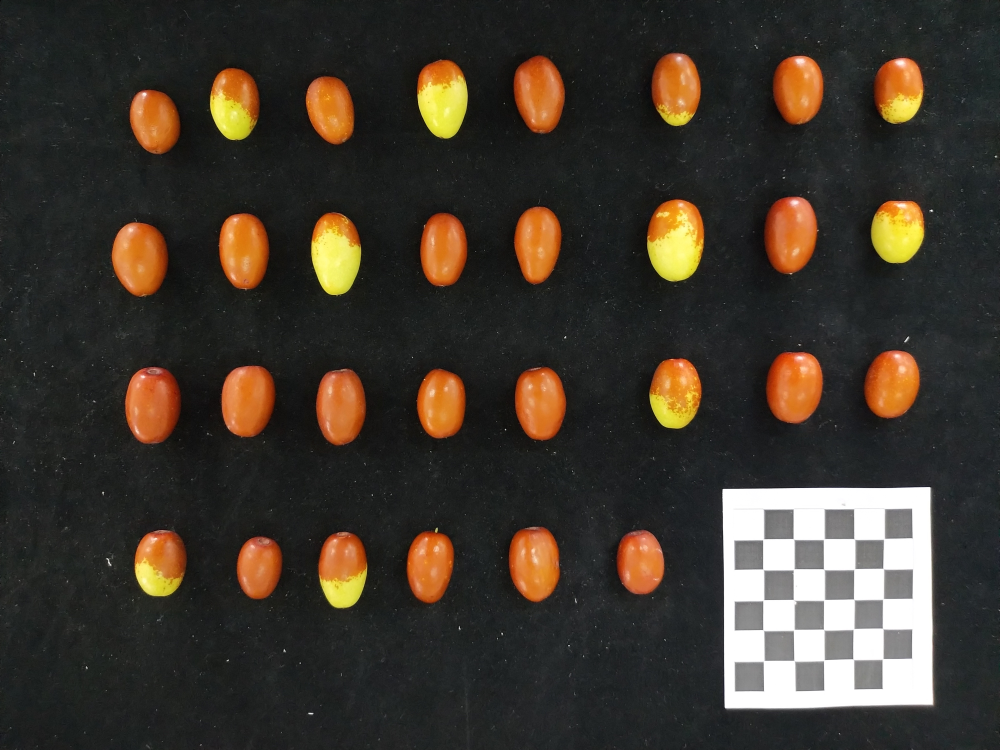
#> input picture image/black/1.jpg, 4000 x 3000 px, given as the content of the folder image/black/1.jpg, which was not available (shown at 1/4 size)
$ python -i contours_reconstruction.py   (imports and definitions only)
#> lines starting #> are read from the running program, lines starting #| are printed output that depends on the picture; after the words box and inside, x2 and y2 are one past the last pixel; in counts of white or black regions, pixels touching at a corner belong together; pictures that were not available may be replaced by others from this repository, and a replacement may not be noted
import numpy as np
import cv2 as cv
import pyefd
import os
from tqdm import tqdm
import pandas as pd


def get_reconstrution_contours(img, n):
    edge = cv.Canny(img, 100, 200)
    contours, hierachy = cv.findContours(edge, cv.RETR_EXTERNAL, cv.CHAIN_APPROX_NONE)
    contour = np.squeeze(contours)
    coeffs = pyefd.elliptic_fourier_descriptors(contour)
    coeffs = coeffs[0:n]
    locus = pyefd.calculate_dc_coefficients(contour)
    reconstrution = pyefd.reconstruct_contour(coeffs, locus, contour.shape[0])
    reconstrution = np.rint(reconstrution).astype(np.int_)
    reconstrution_contours = [reconstrution.reshape(reconstrution.shape[0], -1, reconstrution.shape[1])]
    return reconstrution_contours

# [26 lines left out: functions reconstrution_area_ratio, contour_reconstruction_single_imgsave, contour_reconstruction_batch_imgsave, not called in this run]

def overlape(path, output_path):
#> called with path = 'image/black/1.jpg', output_path = 'out.png'
    name_list = os.listdir(path)
    all_over = []  # 创建重合率列表

    for name in tqdm(name_list):  # 遍历文件
        over = []
        over.append(name)
        image = cv.imread(os.path.join(path,name), cv.IMREAD_GRAYSCALE)  # 读入原始轮廓图片
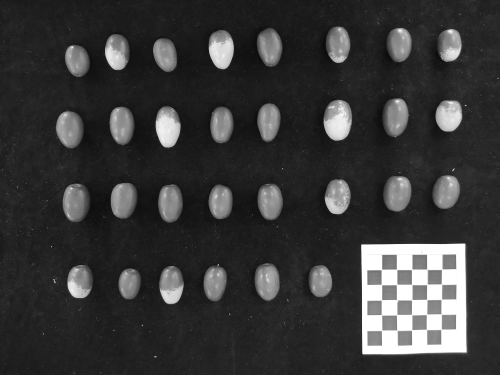
#> image: shape (3000, 4000) (shown at 1/8 size); min 0, max 255, mean 56.1
        #ret, im = cv.threshold(image, 130, 255, cv.THRESH_BINARY)
        edge_image = cv.Canny(image, 0, 250)
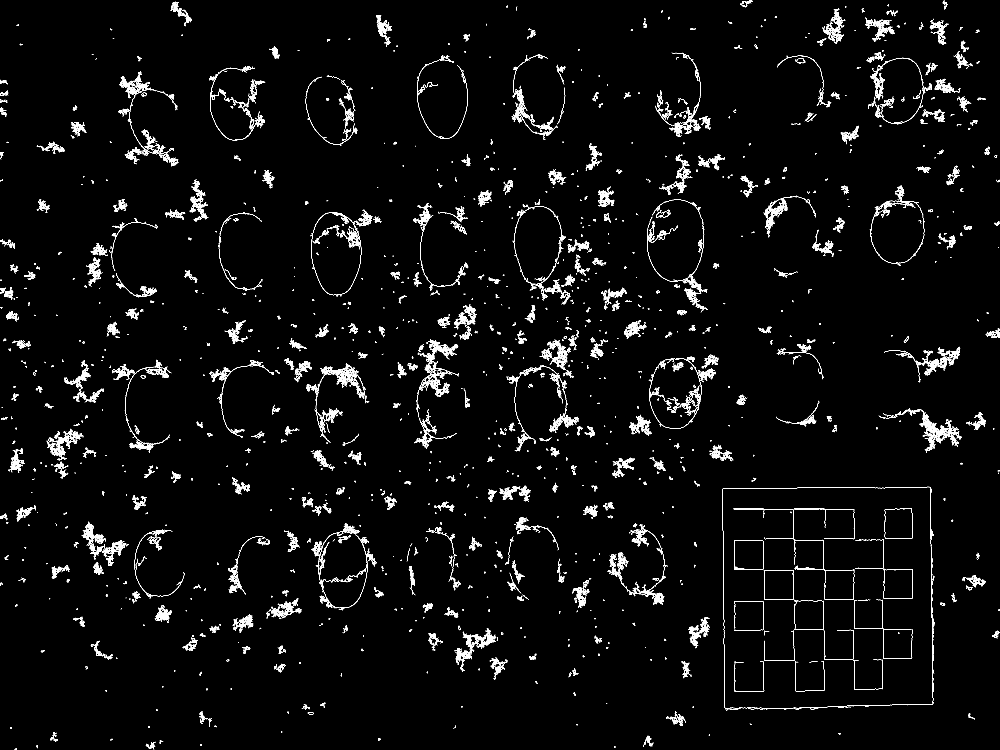
#> edge_image: shape (3000, 4000) (shown at 1/4 size); 1.9% white in thin lines or dots
        image1 = cv.imread(os.path.join(path, name))
#> image1 is the input picture: shape (3000, 4000, 3); mean B, G, R 45.1, 54.8, 62.8
        contours, hierachy = cv.findContours(edge_image, cv.RETR_EXTERNAL, cv.CHAIN_APPROX_SIMPLE)
#> contours = 1482 contours, 855 with area under 20; largest, box (x1, y1, x2, y2) and area: (3679, 1650, 3847, 1812) 2502, (2046, 343, 2215, 522) 1794, (2158, 1358, 2282, 1478) 1666, (1818, 2514, 1983, 2688) 1624, (3655, 1387, 3841, 1502) 1464
        original_area = 0
        for n in contours:#求原始轮廓面积
            original_area += cv.contourArea(n)
#> this loop made 1482 passes
#> original_area on passes 2 to 4: 33.5, 40.5, 64.5
#> after the loop, original_area = 107983

        for i in range(1, 11):#i级傅立叶系数重建，求重合率，循环
            reconstrution_contours = get_reconstrution_contours(image, i)  # 获得重建图片（不保存
            img_allblack = np.zeros_like(image)
            reconstruction = cv.drawContours(img_allblack, reconstrution_contours, -1, (255, 255, 255), -1)
            new1 = cv.addWeighted(image, 0.5, reconstruction, 0.5, 0)#原图和重建轮廓叠加
            new = (image/2) + (reconstruction/2)
            cv.imshow('new', new)
            cv.imshow('new1',new1)
            cv.imshow('re', reconstruction)

            ret, new_pic = cv.threshold(new1, 200, 255, cv.THRESH_BINARY)
            edge = cv.Canny(new_pic, 200, 255)  # 找出重合轮廓
            #cv.imshow('edge', edge)
            cv.imshow('new_pic', new_pic)
            #cv.waitKey()

            cnts_new, hierachy = cv.findContours(edge, cv.RETR_EXTERNAL, cv.CHAIN_APPROX_SIMPLE)
            #cnts_new, hierachy = cv.findContours(new_pic, cv.RETR_EXTERNAL, cv.CHAIN_APPROX_SIMPLE)

            #a = cv.drawContours(image1, cnts_new, -1, (0, 0, 255), 1)
            b = cv.drawContours(image1, cnts_new, -1, (0, 0, 255), 1)
            #cv.imshow('canny', a)
            cv.imshow('cnts', b)
            #cv.waitKey()
            area = cv.contourArea(cnts_new[0])#计算重合面积
            over_single = str(area / original_area)
            over.append(over_single)
#> this loop made 1 pass
#> pass 1, in get_reconstrution_contours, `edge = cv.Canny(img, 100, 200)`:
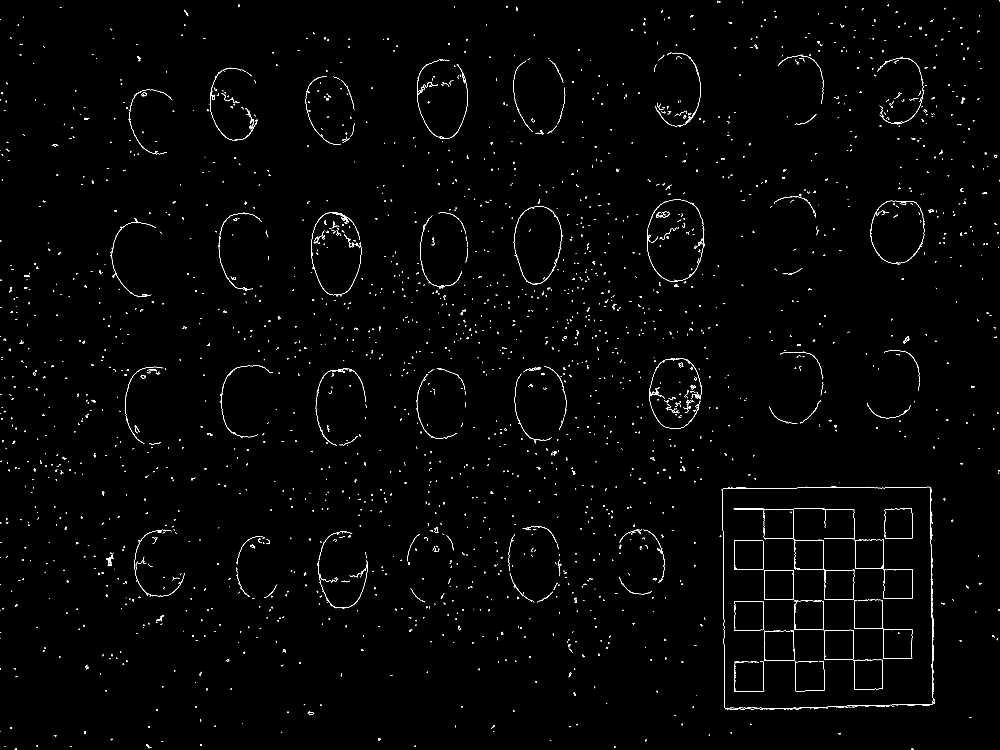
#> edge: shape (3000, 4000) (shown at 1/4 size); 0.62% white in thin lines or dots
#> after the loop, over = ['1.jpg']
        all_over.append(over)
        data = pd.DataFrame(all_over)
        data.to_csv(output_path + 'precentage.csv', sep=',', index=0, header=0)


# [14 lines left out: function percent, not called in this run]

#> (the run stopped early here; a loop or call above may not have finished)

$ run again, on image/black/2.jpg
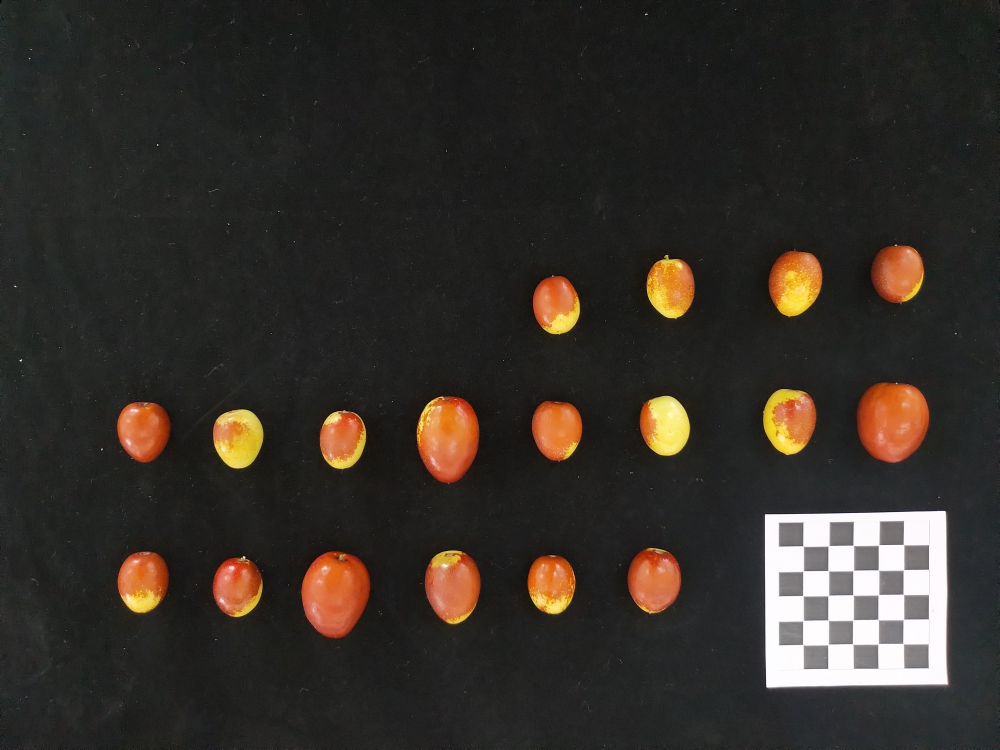
#> input picture image/black/2.jpg, 4000 x 3000 px, given as the content of the folder image/black/2.jpg, which was not available (shown at 1/4 size)
#> in overlape, `edge_image = cv.Canny(image, 0, 250)`:
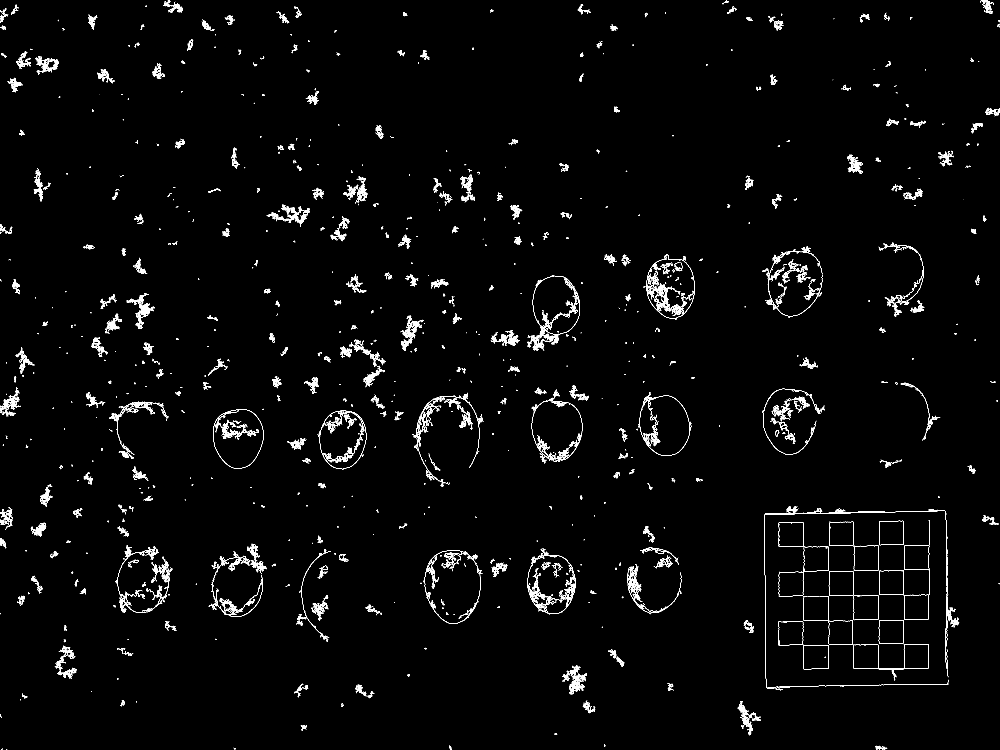
#> edge_image: shape (3000, 4000) (shown at 1/4 size); 1.3% white in thin lines or dots
#> in overlape, image1 is the input picture: shape (3000, 4000, 3); mean B, G, R 41, 46.6, 52.2
#> in overlape, `contours, hierachy = cv.findContours(edge_image, cv.RETR_EXTERNAL, cv...`: contours = 1046 contours, 627 with area under 20; largest, box (x1, y1, x2, y2) and area: (852, 1637, 1055, 1874) 37482, (3516, 2281, 3614, 2380) 9146, (3212, 2580, 3314, 2677) 9061, (2109, 1308, 2234, 1402) 1396, (2586, 1019, 2758, 1278) 1346
#> the loop in overlape, `for n in contours:#求原始轮廓面积` made 1046 passes
#> original_area on passes 3 to 5: 27.5, 103, 131
#> after the loop in overlape, `for n in contours:#求原始轮廓面积`: original_area = 119921.5
#> the loop in overlape, `for i in range(1, 11):#i级傅立叶系数重建，求重合率，循环` made 1 pass
#> pass 1, in get_reconstrution_contours, `edge = cv.Canny(img, 100, 200)`:
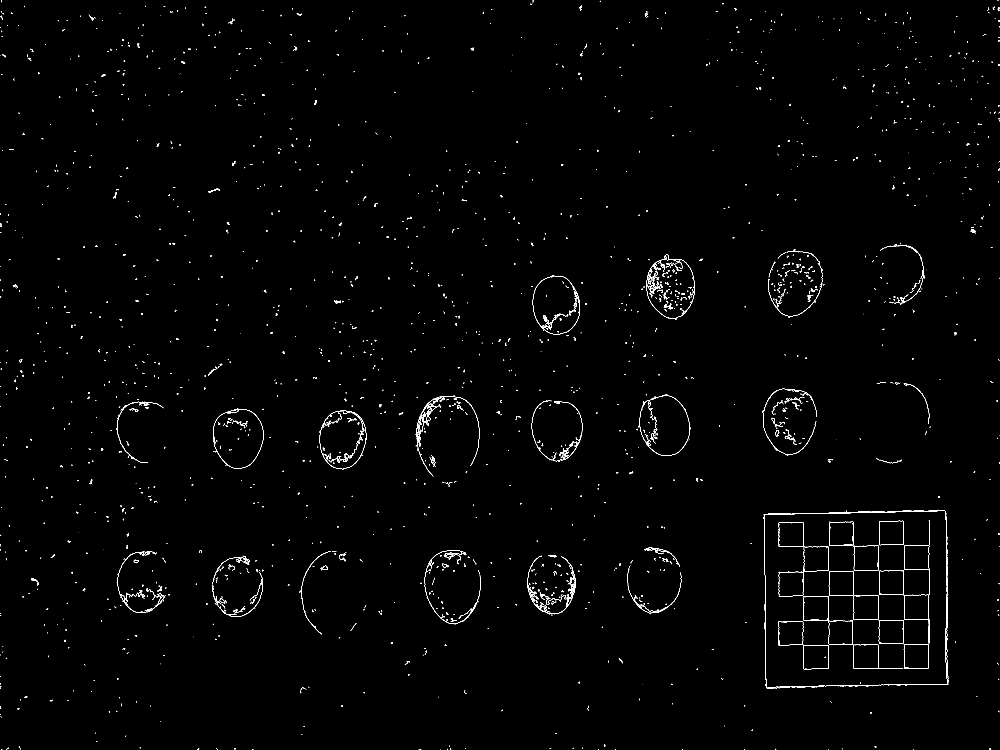
#> edge: shape (3000, 4000) (shown at 1/4 size); 0.51% white in thin lines or dots
#> after the loop in overlape, `for i in range(1, 11):#i级傅立叶系数重建，求重合率，循环`: over = ['2.jpg']

$ run again, on image/black/3.jpg
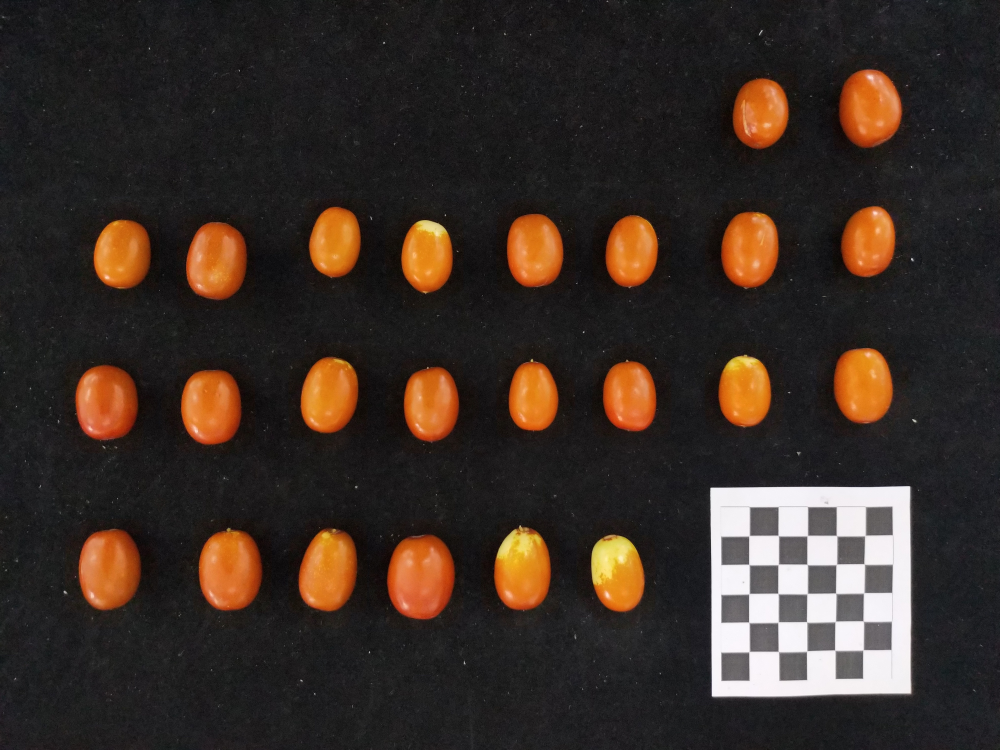
#> input picture image/black/3.jpg, 4000 x 3000 px, given as the content of the folder image/black/3.jpg, which was not available (shown at 1/4 size)
#> in overlape, `edge_image = cv.Canny(image, 0, 250)`:
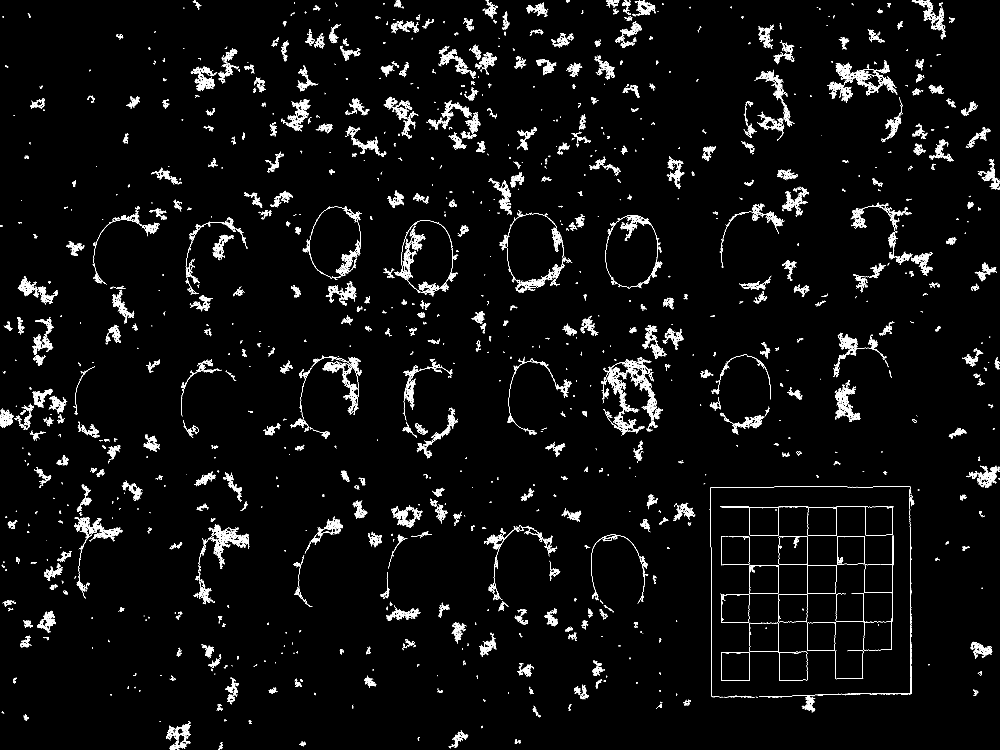
#> edge_image: shape (3000, 4000) (shown at 1/4 size); 2.2% white in thin lines or dots
#> in overlape, image1 is the input picture: shape (3000, 4000, 3); mean B, G, R 38, 45.5, 57.7
#> in overlape, `contours, hierachy = cv.findContours(edge_image, cv.RETR_EXTERNAL, cv...`: contours = 1275 contours, 680 with area under 20; largest, box (x1, y1, x2, y2) and area: (2886, 2027, 3115, 2143) 12952, (3318, 242, 3560, 412) 3657, (795, 2096, 998, 2285) 2660, (1290, 1446, 1430, 1651) 2386, (3336, 1331, 3510, 1467) 2278
#> the loop in overlape, `for n in contours:#求原始轮廓面积` made 1275 passes
#> original_area on passes 2, 4, 5: 54.5, 131.5, 152.5
#> after the loop in overlape, `for n in contours:#求原始轮廓面积`: original_area = 150265.5
#> the loop in overlape, `for i in range(1, 11):#i级傅立叶系数重建，求重合率，循环` made 1 pass
#> pass 1, in get_reconstrution_contours, `edge = cv.Canny(img, 100, 200)`:
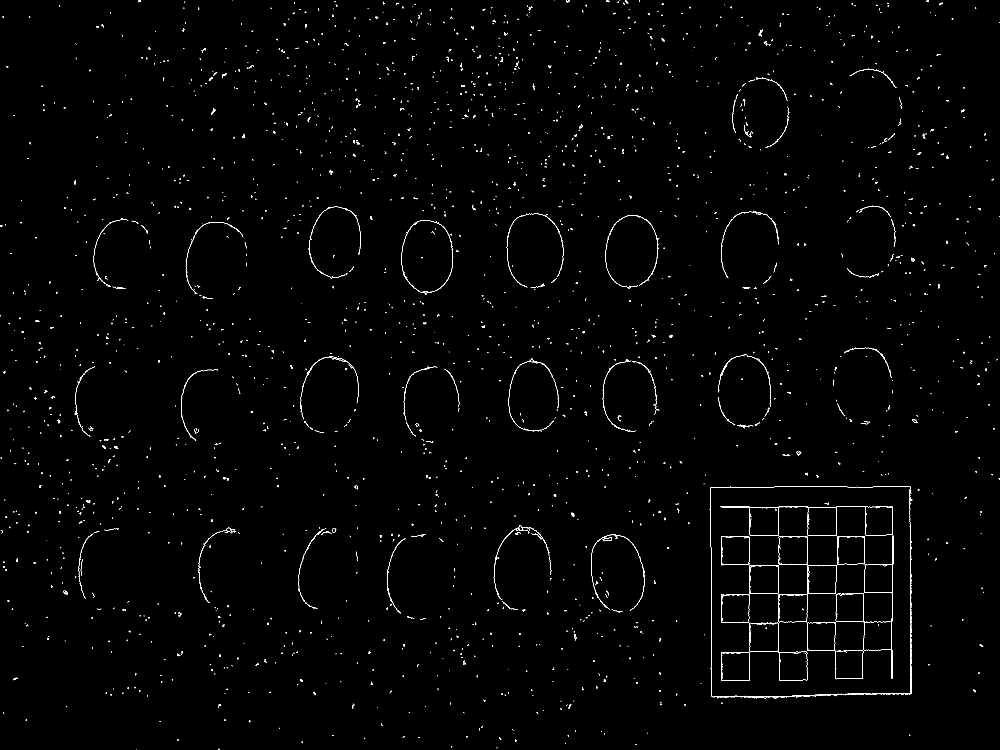
#> edge: shape (3000, 4000) (shown at 1/4 size); 0.5% white in thin lines or dots
#> after the loop in overlape, `for i in range(1, 11):#i级傅立叶系数重建，求重合率，循环`: over = ['3.jpg']
